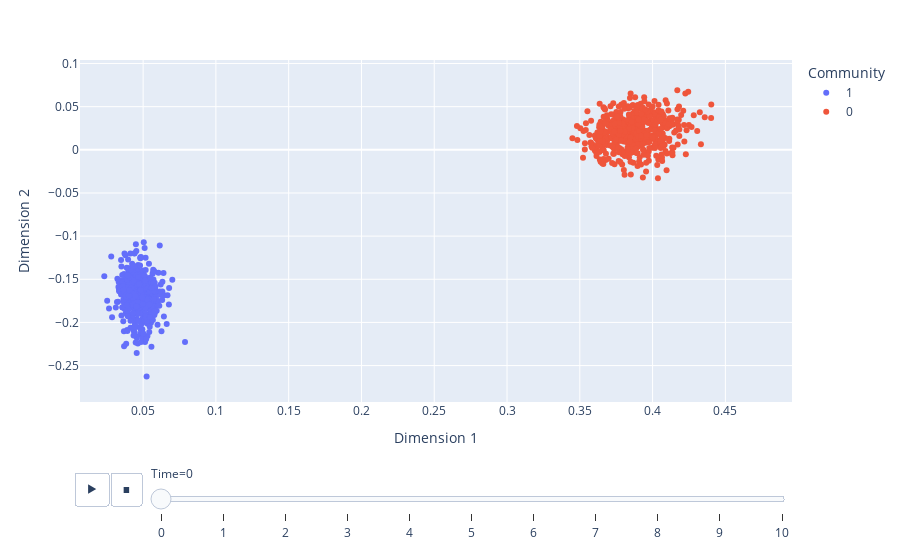

The code cell stored with this chart in its notebook:
### Code cell
# ya_true_flat = UASE(A_true, d, flat=True)
# plot_embedding(ya_true_flat, n, s, tau)
ya_star_flat = UASE(A_star_with_obs, d, flat=True)
plot_embedding(ya_star_flat, n, s + 1, tau)

### Figure 1 — Plotly figure (JSON) as saved in the notebook; plotly's stock layout.template omitted (floating-point values rounded to 4 significant figures; data arrays with more than 128 entries replaced by an {"elided": "..."} marker saying what was removed)
{"data": [{"hovertemplate": "Community=1<br>Time=0<br>Dimension 1=%{x}<br>Dimension 2=%{y}<extra></extra>", "legendgroup": "1", "marker": {"color": "#636efa", "symbol": "circle"}, "mode": "markers", "name": "1", "orientation": "v", "showlegend": true, "type": "scatter", "x": {"elided": "500 float values"}, "xaxis": "x", "y": {"elided": "500 float values"}, "yaxis": "y"}, {"hovertemplate": "Community=0<br>Time=0<br>Dimension 1=%{x}<br>Dimension 2=%{y}<extra></extra>", "legendgroup": "0", "marker": {"color": "#EF553B", "symbol": "circle"}, "mode": "markers", "name": "0", "orientation": "v", "showlegend": true, "type": "scatter", "x": {"elided": "500 float values"}, "xaxis": "x", "y": {"elided": "500 float values"}, "yaxis": "y"}], "layout": {"legend": {"title": {"text": "Community"}, "tracegroupgap": 0}, "margin": {"t": 60}, "sliders": [{"active": 0, "currentvalue": {"prefix": "Time="}, "len": 0.9, "pad": {"b": 10, "t": 60}, "steps": [{"args": [["0"], {"frame": {"duration": 0, "redraw": false}, "fromcurrent": true, "mode": "immediate", "transition": {"duration": 0, "easing": "linear"}}], "label": "0", "method": "animate"}, {"args": [["1"], {"frame": {"duration": 0, "redraw": false}, "fromcurrent": true, "mode": "immediate", "transition": {"duration": 0, "easing": "linear"}}], "label": "1", "method": "animate"}, {"args": [["2"], {"frame": {"duration": 0, "redraw": false}, "fromcurrent": true, "mode": "immediate", "transition": {"duration": 0, "easing": "linear"}}], "label": "2", "method": "animate"}, {"args": [["3"], {"frame": {"duration": 0, "redraw": false}, "fromcurrent": true, "mode": "immediate", "transition": {"duration": 0, "easing": "linear"}}], "label": "3", "method": "animate"}, {"args": [["4"], {"frame": {"duration": 0, "redraw": false}, "fromcurrent": true, "mode": "immediate", "transition": {"duration": 0, "easing": "linear"}}], "label": "4", "method": "animate"}, {"args": [["5"], {"frame": {"duration": 0, "redraw": false}, "fromcurrent": true, "mode": "immediate", "transition": {"duration": 0, "easing": "linear"}}], "label": "5", "method": "animate"}, {"args": [["6"], {"frame": {"duration": 0, "redraw": false}, "fromcurrent": true, "mode": "immediate", "transition": {"duration": 0, "easing": "linear"}}], "label": "6", "method": "animate"}, {"args": [["7"], {"frame": {"duration": 0, "redraw": false}, "fromcurrent": true, "mode": "immediate", "transition": {"duration": 0, "easing": "linear"}}], "label": "7", "method": "animate"}, {"args": [["8"], {"frame": {"duration": 0, "redraw": false}, "fromcurrent": true, "mode": "immediate", "transition": {"duration": 0, "easing": "linear"}}], "label": "8", "method": "animate"}, {"args": [["9"], {"frame": {"duration": 0, "redraw": false}, "fromcurrent": true, "mode": "immediate", "transition": {"duration": 0, "easing": "linear"}}], "label": "9", "method": "animate"}, {"args": [["10"], {"frame": {"duration": 0, "redraw": false}, "fromcurrent": true, "mode": "immediate", "transition": {"duration": 0, "easing": "linear"}}], "label": "10", "method": "animate"}], "x": 0.1, "xanchor": "left", "y": 0, "yanchor": "top"}], "updatemenus": [{"buttons": [{"args": [null, {"frame": {"duration": 500, "redraw": false}, "fromcurrent": true, "mode": "immediate", "transition": {"duration": 500, "easing": "linear"}}], "label": "&#9654;", "method": "animate"}, {"args": [[null], {"frame": {"duration": 0, "redraw": false}, "fromcurrent": true, "mode": "immediate", "transition": {"duration": 0, "easing": "linear"}}], "label": "&#9724;", "method": "animate"}], "direction": "left", "pad": {"r": 10, "t": 70}, "showactive": false, "type": "buttons", "x": 0.1, "xanchor": "right", "y": 0, "yanchor": "top"}], "xaxis": {"anchor": "y", "domain": [0, 1], "range": [0.006642, 0.4958], "title": {"text": "Dimension 1"}}, "yaxis": {"anchor": "x", "domain": [0, 1], "range": [-0.2922, 0.1041], "title": {"text": "Dimension 2"}}}}
